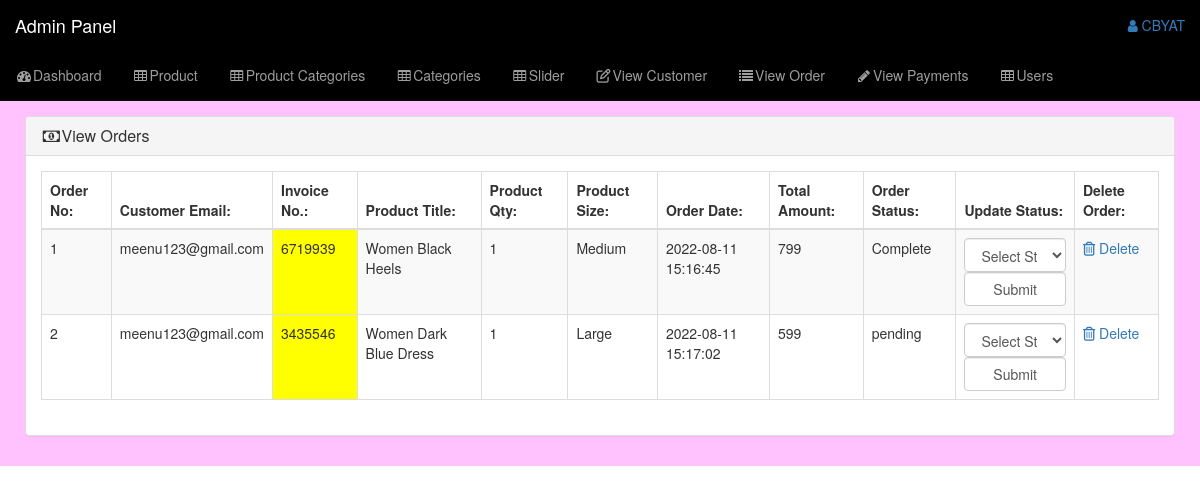
The page /admin_area/index.php?view_order (signed in) on the database its author committed.
### tables this page shows
CREATE TABLE `customer_order` (
  `order_id` int(10) NOT NULL,
  `customer_id` int(10) NOT NULL,
  `product_id` int(10) NOT NULL,
  `due_amount` int(100) NOT NULL,
  `invoice_no` int(100) NOT NULL,
  `qty` int(10) NOT NULL,
  `size` text NOT NULL,
  `order_date` timestamp NOT NULL DEFAULT current_timestamp() ON UPDATE current_timestamp(),
  `order_status` text NOT NULL
);

CREATE TABLE `customers` (
  `customer_id` int(100) NOT NULL,
  `customer_name` varchar(255) NOT NULL,
  `customer_email` varchar(255) NOT NULL,
  `customer_pass` varchar(255) NOT NULL,
  `customer_contact` varchar(10) NOT NULL,
  `customer_city` text NOT NULL ,
  `customer_address` text NOT NULL,
  `customer_ip` varchar(255) NOT NULL
);

CREATE TABLE `products` (
  `product_id` int(10) NOT NULL,
  `p_cat_id` int(10) NOT NULL,
  `cat_id` int(10) NOT NULL,
  `date` timestamp NOT NULL DEFAULT current_timestamp() ON UPDATE current_timestamp(),
  `product_title` text NOT NULL,
  `product_img1` text NOT NULL,
  `product_img2` text NOT NULL,
  `product_img3` text NOT NULL,
  `product_price` int(10) NOT NULL,
  `product_desc` text NOT NULL,
  `product_keywords` text NOT NULL
);

### admin_area/view_order.php (the view, shortened to what this page needs)
<?php
if(!isset($_SESSION['admin_email'])){
    echo "<script>window.open('login.php','_self')</script>";
}
else{
?>
<div class="row">
    <div class="col-lg-12">
        <ol class="breadcrumb">
            <li class="active">
            </li>
        </ol>
    </div>
</div>
<div class="row">
    <div class="col-lg-12">
        <div class="panel panel-default">
            <div class="panel-heading">
                <h3 class="panel-title">
                    <i class="fa fa-money fa-fw"></i>View Orders
                </h3>
            </div>
            <div class="panel-body">
                <div class="table-responsive">
                    <table class="table table-bordered table-hover table-striped">
                        <thead>
                            <tr>
                                <th>Order No:</th>
                                <th>Customer Email:</th>
                                <th>Invoice No.:</th>
                                <th>Product Title:</th>
                                <th>Product Qty:</th>
                                <th>Product Size:</th>
                                <th>Order Date:</th>
                                <th>Total Amount:</th>
                                <th>Order Status:</th>
                                <th>Update Status:</th>
                                <th>Delete Order:</th>
                            </tr>
                        </thead>
                        <tbody>
                            <?php
$i=0;
$get_orders="select * from customer_order";
$run_orders=mysqli_query($con,$get_orders);
while($row_orders=mysqli_fetch_array($run_orders)){
$order_id=$row_orders['order_id'];
$c_id=$row_orders['customer_id'];
$invoice_no=$row_orders['invoice_no'];
$product_id=$row_orders['product_id'];
$qty=$row_orders['qty'];
$size=$row_orders['size'];
$order_date=$row_orders['order_date'];
$due_amount=$row_orders['due_amount'];
$order_status=$row_orders['order_status'];
$get_product="select * from products where product_id='$product_id'";
$run_products=mysqli_query($con,$get_product);
$row_products=mysqli_fetch_array($run_products);
$product_title=$row_products['product_title'];
$i++;
?>
                            <tr>
                                <td><?php echo $i; ?></td>
                                <td><?php
$get_customer="select * from customers where customer_id='$c_id'";
$run_customer=mysqli_query($con,$get_customer);
$row_customer=mysqli_fetch_array($run_customer);
$customer_email=$row_customer['customer_email'];
echo $customer_email; ?></td>
                                <td bgcolor="yellow"><?php echo $invoice_no; ?></td>
                                <td><?php echo $product_title; ?></td>
                                <td><?php echo $qty; ?></td>
                                <td><?php echo $size; ?></td>
                                <td><?php echo $order_date; ?></td>
                                <td><?php echo $due_amount; ?></td>
                                <td><?php
                                echo $order_status;
                                ?></td>
                                <td>
                                <form method="post" action="index.php?update_order=<?php echo $order_id; ?>">
                                    <select class="form-control" name="order_status">
                                    <option>Select Status</option>
                                     </select>
                                     <input type="submit" class="form-control"/>
                                    </form>
                                </td>
                                <td>
                                    <a href="index.php?order_delete=<?php echo $order_id; ?>">
                                        <i class="fa fa-trash-o"></i> Delete
                                    </a>
                                </td>
                            </tr>
                            <?php } ?>
                        </tbody>
                    </table>
                </div>
            </div>
        </div>
    </div>
</div>
<?php } ?>

### admin_area/includes/sidebar.php (shortened to what this page needs)
<?php
if(!isset($_SESSION['admin_email'])){
    echo "<script>window.open('login.php','_self')</script>";
} else {
?>
<nav class="navbar navbar-inverse navbar-fixed-top" style="background:black">
    <div class="navbar-header">
        <a href="index.php?dashboard" class="navbar-brand">Admin Panel</a>
    </div>
    <ul class="nav navbar-right top-nav">
        <li class="dropdown">
            <a href="#" class="dropdown-toggle" data-toggle="dropdown">
                <i class="fa fa-user"></i> <?php echo $admin_name ?>
            </a>
        </li>
    </ul>
    <div class="collapse navbar-collapse navbar-ex1-collapse ">
        <ul class="nav navbar-nav side-nav">
            <li>
                <a href="index.php?dashboard">
                    <i class="fa fa-fw fa-dashboard"></i>Dashboard
                </a>
            </li>
            <li>
                <a href="#" data-toggle="collapse" data-target="#products">
                    <i class="fa fa-fw fa-table"></i>Product
                </a>
            </li>
            <li>
                <a href="#" data-toggle="collapse" data-target="#products_cat">
                    <i class="fa fa-fw fa-table"></i>Product Categories
                </a>
            </li>
            <li>
                <a href="#" data-toggle="collapse" data-target="#category">
                    <i class="fa fa-fw fa-table"></i>Categories
                </a>
            </li>
            <li>
                <a href="#" data-toggle="collapse" data-target="#slider">
                    <i class="fa fa-fw fa-table"></i>Slider
                </a>
            </li>
            <li>
                <a href="index.php?view_customer">
                    <i class="fa fa-fw fa-edit"></i>View Customer
                </a>
            </li>
            <li>
                <a href="index.php?view_order">
                    <i class="fa fa-fw fa-list"></i>View Order
                </a>
            </li>
            <li>
                <a href="index.php?view_payments">
                    <i class="fa fa-fw fa-pencil"></i>View Payments
                </a>
            </li>
            <li>
                <a href="#" data-toggle="collapse" data-target="#users">
                    <i class="fa fa-fw fa-table"></i>Users
                </a>
            </li>
        </ul>
    </div>
</nav>
<?php } ?>

### admin_area/css/style.css (style rules this page uses)
body { margin-top: 100px; }
@media (min-width: 768px) { body { margin-top: 50px; } }
.top-nav { padding: 0 15px; }
.top-nav>li { display: inline-block; }
.top-nav>li>a { padding-top: 15px; padding-bottom: 15px; line-height: 20px; }

### rows shown on the page
customer_order: customer.customer_email "meenu123@gmail.com", invoice_no "6719939", product.product_title "Women Black Heels", qty "1", size "Medium", order_date "2022-08-11 15:16:45", due_amount "799", order_status "Complete"
customer_order: customer.customer_email "meenu123@gmail.com", invoice_no "3435546", product.product_title "Women Dark Blue Dress", qty "1", size "Large", order_date "2022-08-11 15:17:02", due_amount "599", order_status "pending"

### other values the page prints
$admin_name "CBYAT"
